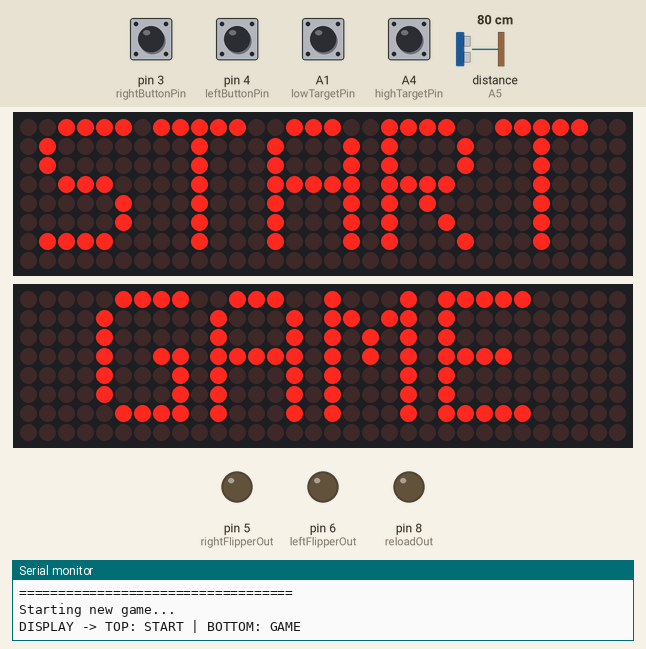
Recording of a sketch running on a simulated Arduino Uno, built with avr-gcc and run on an emulated ATmega328P. On the bench: 2 × 32×8 LED matrix, output pins drawn as LEDs (lit = HIGH), the last lines printed to the serial monitor. Wiring (inferred from the names in the program): ultrasonic range finder: trigger pin 2; echo A5. The inputs (shaded band) are chosen by the test bench; at power-on: A1 (lowTargetPin), A4 (highTargetPin), pin 3 (rightButtonPin), pin 4 (leftButtonPin) HIGH, distance to the obstacle (sensor on A5) 80 cm. The echo pulse lasts 58.3 µs per cm; pins used as bus, display or sensor lines are not drawn.

Above: at 0.8 s.
At 4.7 s:
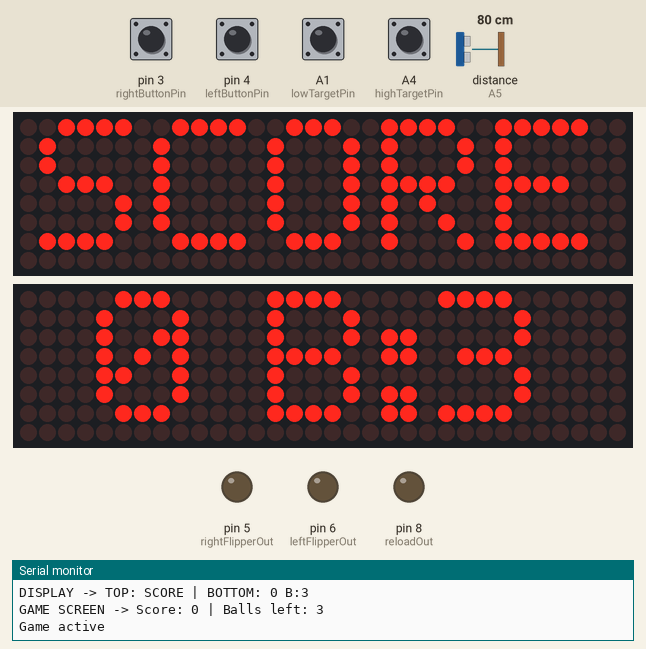
4.8 s: A1 (lowTargetPin) pulled LOW for 0.15 s
At 4.96 s:
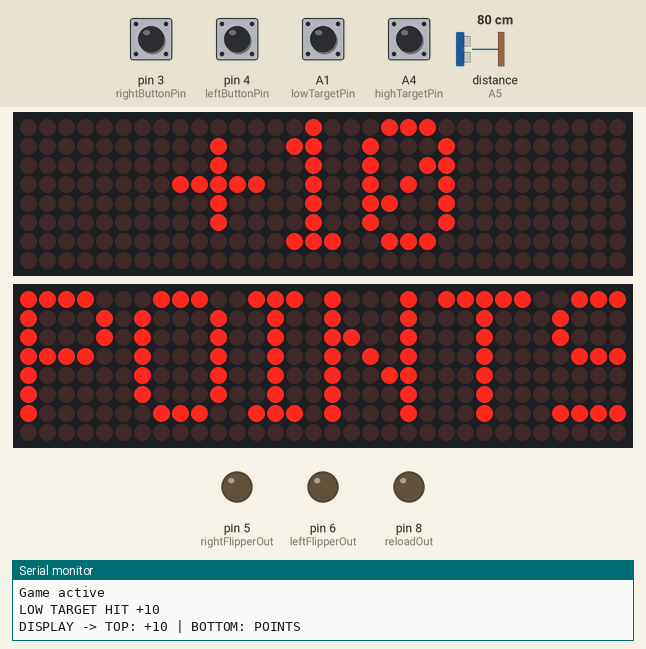
6.6 s: distance to the obstacle (sensor on A5) set to 2 cm
9.6 s: pin 3 (rightButtonPin) pulled LOW for 0.15 s
At 10.9 s:
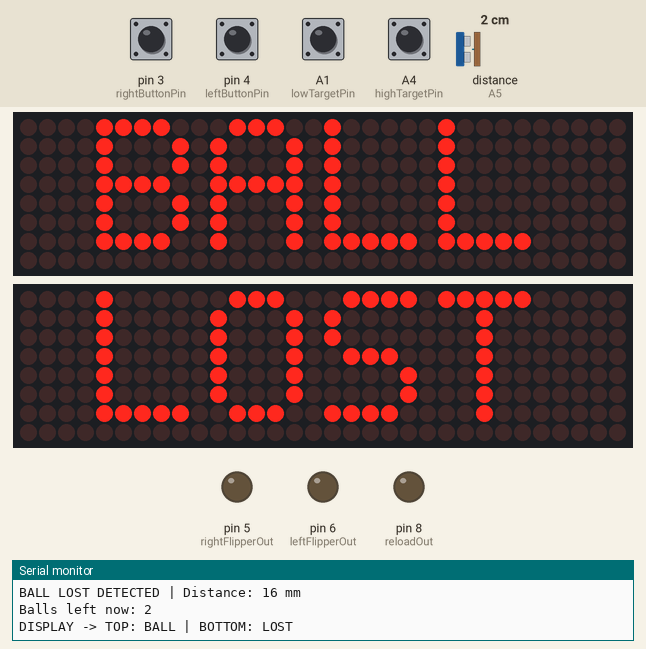
12.7 s: pin 3 (rightButtonPin) driven LOW and A1 (lowTargetPin) driven LOW
At 14.6 s:
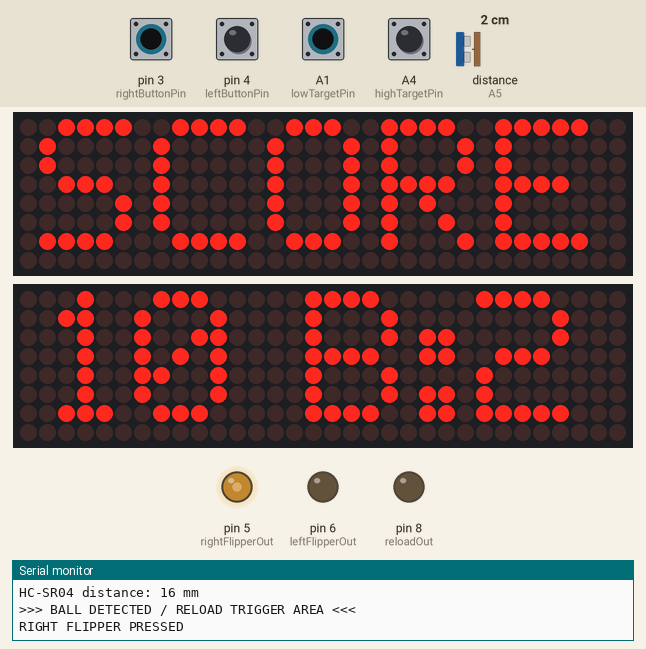
15.6 s: pin 4 (leftButtonPin) pulled LOW for 1 s
At 17.0 s:
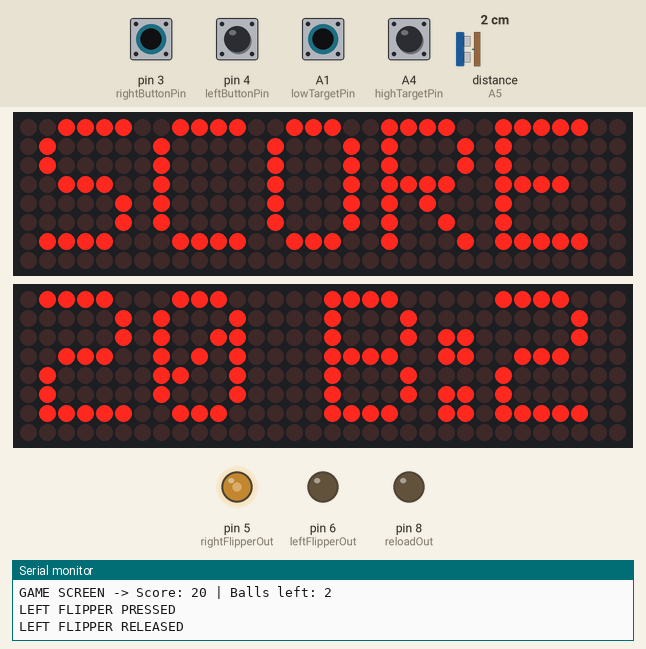
18.1 s: pin 3 (rightButtonPin) driven HIGH
Timing chart, 0 to 20.6 s (numbered marks = the images above; inputs shaded):
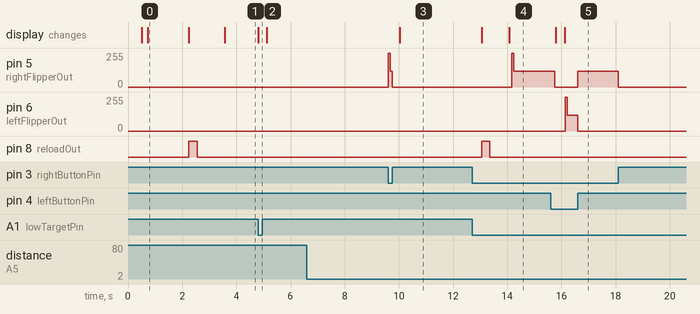

The sketch:

pinball.ino
```cpp
#include <MD_Parola.h>
#include <MD_MAX72xx.h>

// ---------------- DOT MATRIX ----------------
#define HARDWARE_TYPE MD_MAX72XX::FC16_HW
#define MAX_DEVICES 4

#define TOP_MATRIX_CS_PIN 7
#define BOTTOM_MATRIX_CS_PIN A0

MD_Parola topMatrix = MD_Parola(HARDWARE_TYPE, TOP_MATRIX_CS_PIN, MAX_DEVICES);
MD_Parola bottomMatrix = MD_Parola(HARDWARE_TYPE, BOTTOM_MATRIX_CS_PIN, MAX_DEVICES);

// ---------------- INPUTS ----------------
const int trigPin = 2;
const int echoPin = A5;

// Buttons switched in code
const int leftButtonPin  = 4;
const int rightButtonPin = 3;

const int lowTargetPin   = A1;
const int highTargetPin  = A4;

// ---------------- OUTPUTS ----------------
const int leftFlipperOut  = 6;
const int rightFlipperOut = 5;
const int reloadOut       = 8;

// ---------------- GAME STATE ----------------
bool gameActive = false;
int ballsLeft = 0;
int score = 0;

bool ballWasDetected = false;

bool lastLowTargetState = HIGH;
bool lastHighTargetState = HIGH;

bool leftFlipperWasPressed = false;
bool rightFlipperWasPressed = false;

// ---------------- SETTINGS ----------------
const unsigned long reloadDelayMs = 3000;
const unsigned long reloadPulseMs = 300;

const unsigned long flipperFullPulseMs = 80;
const int flipperHoldPWM = 120;
const unsigned long maxHoldTimeMs = 1500;

// Reload triggers under 26 mm
const int lostBallDistanceMm = 26;

const unsigned long lostSensorCooldownMs = 10000;
unsigned long lastLostDetectionTime = 0;

// Print HC-SR04 distance every 5 seconds
unsigned long lastDistancePrintTime = 0;
const unsigned long distancePrintIntervalMs = 5000;

const int lowTargetPoints = 10;
const int highTargetPoints = 50;

void setup() {
  Serial.begin(9600);
  delay(500);

  Serial.println();
  Serial.println("===== PINBALL SYSTEM STARTING =====");

  pinMode(trigPin, OUTPUT);
  pinMode(echoPin, INPUT);

  pinMode(leftButtonPin, INPUT_PULLUP);
  pinMode(rightButtonPin, INPUT_PULLUP);

  pinMode(lowTargetPin, INPUT_PULLUP);
  pinMode(highTargetPin, INPUT_PULLUP);

  Serial.println("Inputs ready");

  pinMode(leftFlipperOut, OUTPUT);
  pinMode(rightFlipperOut, OUTPUT);
  pinMode(reloadOut, OUTPUT);

  analogWrite(leftFlipperOut, 0);
  analogWrite(rightFlipperOut, 0);
  digitalWrite(reloadOut, LOW);

  Serial.println("Outputs ready");

  topMatrix.begin();
  bottomMatrix.begin();

  topMatrix.setIntensity(2);
  bottomMatrix.setIntensity(2);

  topMatrix.displayClear();
  bottomMatrix.displayClear();

  topMatrix.setTextAlignment(PA_CENTER);
  bottomMatrix.setTextAlignment(PA_CENTER);

  Serial.println("Matrix displays initialized");

  Serial.println("System ready");
  Serial.println("Starting game automatically...");
  Serial.println("Reload trigger: distance under 26 mm");
  Serial.println("===================================");

  startGame();
}

void loop() {
  printDistanceEvery5Sec();

  if (!gameActive) {
    analogWrite(leftFlipperOut, 0);
    analogWrite(rightFlipperOut, 0);
    return;
  }

  handleLeftFlipper();
  handleRightFlipper();
  handleTargets();
  handleLostBall();
}

// ---------------- DISPLAY ----------------

void showMatrixText(const char* topText, const char* bottomText) {
  Serial.print("DISPLAY -> TOP: ");
  Serial.print(topText);
  Serial.print(" | BOTTOM: ");
  Serial.println(bottomText);

  topMatrix.displayClear();
  bottomMatrix.displayClear();

  topMatrix.setTextAlignment(PA_CENTER);
  bottomMatrix.setTextAlignment(PA_CENTER);

  topMatrix.print(topText);
  bottomMatrix.print(bottomText);
}

void showGameScreen() {
  char bottomBuffer[20];
  sprintf(bottomBuffer, "%d B:%d", score, ballsLeft);

  showMatrixText("SCORE", bottomBuffer);

  Serial.print("GAME SCREEN -> Score: ");
  Serial.print(score);
  Serial.print(" | Balls left: ");
  Serial.println(ballsLeft);
}

// ---------------- GAME ----------------

void startGame() {
  Serial.println("Starting new game...");

  gameActive = true;
  ballsLeft = 3;
  score = 0;

  ballWasDetected = false;
  lastLostDetectionTime = 0;

  showMatrixText("START", "GAME");
  delay(1500);

  showMatrixText("TAKE", "BALL");

  Serial.println("Reload solenoid pulse");
  pulseOutput(reloadOut, reloadPulseMs);

  delay(1000);
  showGameScreen();

  Serial.println("Game active");
}

// ---------------- FLIPPERS ----------------

void handleLeftFlipper() {
  bool buttonPressed = digitalRead(leftButtonPin) == LOW;

  if (!buttonPressed) {
    analogWrite(leftFlipperOut, 0);
    leftFlipperWasPressed = false;
    return;
  }

  if (!leftFlipperWasPressed) {
    leftFlipperWasPressed = true;

    Serial.println("LEFT FLIPPER PRESSED");

    analogWrite(leftFlipperOut, 255);
    delay(flipperFullPulseMs);
  }

  unsigned long holdStart = millis();

  while (digitalRead(leftButtonPin) == LOW) {
    analogWrite(leftFlipperOut, flipperHoldPWM);

    if (millis() - holdStart >= maxHoldTimeMs) {
      analogWrite(leftFlipperOut, 0);
      Serial.println("LEFT FLIPPER SAFETY OFF");
      break;
    }
  }

  analogWrite(leftFlipperOut, 0);
  Serial.println("LEFT FLIPPER RELEASED");
}

void handleRightFlipper() {
  bool buttonPressed = digitalRead(rightButtonPin) == LOW;

  if (!buttonPressed) {
    analogWrite(rightFlipperOut, 0);
    rightFlipperWasPressed = false;
    return;
  }

  if (!rightFlipperWasPressed) {
    rightFlipperWasPressed = true;

    Serial.println("RIGHT FLIPPER PRESSED");

    analogWrite(rightFlipperOut, 255);
    delay(flipperFullPulseMs);
  }

  unsigned long holdStart = millis();

  while (digitalRead(rightButtonPin) == LOW) {
    analogWrite(rightFlipperOut, flipperHoldPWM);

    if (millis() - holdStart >= maxHoldTimeMs) {
      analogWrite(rightFlipperOut, 0);
      Serial.println("RIGHT FLIPPER SAFETY OFF");
      break;
    }
  }

  analogWrite(rightFlipperOut, 0);
  Serial.println("RIGHT FLIPPER RELEASED");
}

// ---------------- TARGETS ----------------

void handleTargets() {
  bool lowTargetState = digitalRead(lowTargetPin);
  bool highTargetState = digitalRead(highTargetPin);

  if (lastLowTargetState == HIGH && lowTargetState == LOW) {
    score += lowTargetPoints;

    Serial.println("LOW TARGET HIT +10");

    showMatrixText("+10", "POINTS");
    delay(300);
    showGameScreen();
  }

  if (lastHighTargetState == HIGH && highTargetState == LOW) {
    score += highTargetPoints;

    Serial.println("HIGH TARGET HIT +50");

    showMatrixText("+50", "POINTS");
    delay(300);
    showGameScreen();
  }

  lastLowTargetState = lowTargetState;
  lastHighTargetState = highTargetState;
}

// ---------------- LOST BALL SENSOR ----------------

void handleLostBall() {
  if (millis() - lastLostDetectionTime < lostSensorCooldownMs) {
    return;
  }

  int distance = readDistanceMm();

  bool ballDetected = distance > 0 && distance < lostBallDistanceMm;

  if (!ballWasDetected && ballDetected) {
    lastLostDetectionTime = millis();

    Serial.print("BALL LOST DETECTED | Distance: ");
    Serial.print(distance);
    Serial.println(" mm");

    ballsLeft--;

    Serial.print("Balls left now: ");
    Serial.println(ballsLeft);

    if (ballsLeft > 0) {
      showMatrixText("BALL", "LOST");

      delay(reloadDelayMs);

      showMatrixText("RE", "LOAD");

      Serial.println("Reload solenoid pulse");
      pulseOutput(reloadOut, reloadPulseMs);

      delay(700);
      showGameScreen();
    } else {
      showMatrixText("GAME", "OVER");

      gameActive = false;

      Serial.println("GAME OVER");
      Serial.println("Restarting new game automatically...");

      delay(3000);
      startGame();
    }
  }

  ballWasDetected = ballDetected;
}

// ---------------- HC-SR04 DISTANCE PRINT ----------------

void printDistanceEvery5Sec() {
  if (millis() - lastDistancePrintTime >= distancePrintIntervalMs) {
    lastDistancePrintTime = millis();

    int distance = readDistanceMm();

    Serial.print("HC-SR04 distance: ");

    if (distance == -1) {
      Serial.println("NO READING");
    } else {
      Serial.print(distance);
      Serial.println(" mm");

      if (distance < lostBallDistanceMm) {
        Serial.println(">>> BALL DETECTED / RELOAD TRIGGER AREA <<<");
      } else {
        Serial.println("No ball detected");
      }
    }
  }
}

int readDistanceMm() {
  digitalWrite(trigPin, LOW);
  delayMicroseconds(2);

  digitalWrite(trigPin, HIGH);
  delayMicroseconds(10);
  digitalWrite(trigPin, LOW);

  long duration = pulseIn(echoPin, HIGH, 30000);

  if (duration == 0) {
    return -1;
  }

  int distanceMm = duration * 0.343 / 2.0;
  return distanceMm;
}

// ---------------- OUTPUT PULSE ----------------

void pulseOutput(int pin, unsigned long durationMs) {
  Serial.print("PULSE pin ");
  Serial.print(pin);
  Serial.print(" for ");
  Serial.print(durationMs);
  Serial.println(" ms");

  digitalWrite(pin, HIGH);
  delay(durationMs);
  digitalWrite(pin, LOW);
}
```

Measured:
- after the input at 4.8 s, the display: changes at once (image 2)
- after the input at 6.6 s, every drawn part: stays the same
- after the input at 9.6 s, pin 5 (rightFlipperOut): 0/255 → 255/255 at once, → 120/255 0.08 s later, → 0/255 0.07 s later
- after the input at 12.7 s, pin 5 (rightFlipperOut): 0/255 → 255/255 after 1.5 s, → 120/255 0.08 s later
- after the input at 15.6 s, pin 6 (leftFlipperOut): 0/255 → 255/255 after 0.54 s, → 120/255 0.08 s later, → 0/255 0.38 s later
- what the display in image 0 shows lasts 1.5 s, from 0.7 s to 2.2 s
